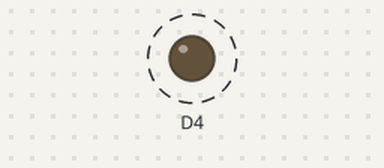
A sketch run on a simulated ESP8266 (NodeMCU). On the bench: output pins drawn as LEDs (lit = HIGH). Dashed ring = blinking. What the sketch prints to the serial monitor is not drawn.

Above: at 0.5 s.
Timing chart, 0 to 4.6 s (numbered marks = the images above):
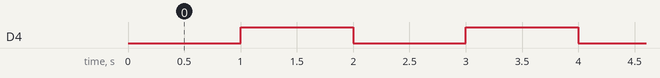

Measured:
- by itself, D4: alternates HIGH for 1.0 s and LOW for 1.0 s

The sketch:

phase1_blink.ino
```cpp
// Phase 1 — NodeMCU Blink Test
// MR Industries Monitor
// Purpose: Confirm NodeMCU ESP8266 ESP-12E is working correctly
// Result: Built-in LED blinks every 1 second, Serial Monitor prints LED status
// Date completed: 2026-06-24
// Board: NodeMCU ESP8266 ESP-12E (CH340)

void setup() {
  pinMode(D4, OUTPUT);
  Serial.begin(9600);
  Serial.println("MR Industries Monitor — NodeMCU confirmed working");
}

void loop() {
  digitalWrite(D4, LOW);
  Serial.println("LED ON");
  delay(1000);
  digitalWrite(D4, HIGH);
  Serial.println("LED OFF");
  delay(1000);
}
```
